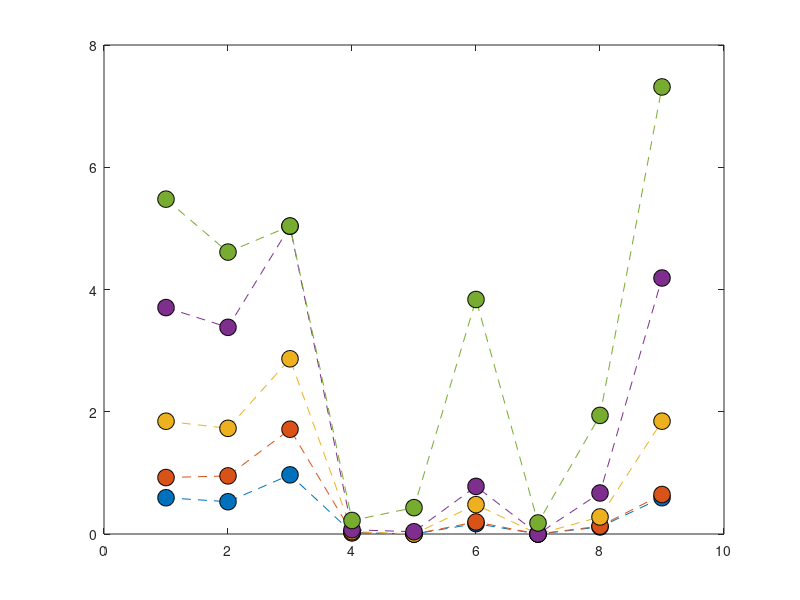

The MATLAB source for this figure: (Note: this script raises an error after producing the figure.)
clear;
close all;
%AS3959 firebrand flux Forest FDI80

Firebrand_flux_BAL12p5 = [0.593260309	0.528132596	0.96759109	0.023497675	0	0.169745094	0	0.115022842	0.593642628];
Firebrand_flux_BAL19 = [0.923430195	0.950884473	1.71381427	0.019139973	0	0.197228221	0	0.129165515	0.646054811];
Firebrand_flux_BAL29 = [1.844660432	1.728889684	2.866178231	0.03966256	0	0.480336338	0	0.278873725	1.845629821];
Firebrand_flux_BAL40 = [3.704399381	3.381064967	5.034410441	0.069489459	0.037058872	0.778865818	0	0.670716466	4.188225862];
Firebrand_flux_BALFZ = [5.477999488	4.611970707	5.039193822	0.221337938	0.43125035	3.836539806	0.180675784	1.940415426	7.313829821];


plot([Firebrand_flux_BAL12p5],'o--','MarkerSize',12,'MarkerEdgeColor','black','MarkerFaceColor',[0, 0.4470, 0.7410]);
hold on
plot([Firebrand_flux_BAL19],'o--','MarkerSize',12,'MarkerEdgeColor','black','MarkerFaceColor',[0.8500, 0.3250, 0.0980]);
plot([Firebrand_flux_BAL29],'o--','MarkerSize',12,'MarkerEdgeColor','black','MarkerFaceColor',[0.9290, 0.6940, 0.1250]);
plot([Firebrand_flux_BAL40],'o--','MarkerSize',12,'MarkerEdgeColor','black','MarkerFaceColor',[0.4940, 0.1840, 0.5560]);
plot([Firebrand_flux_BALFZ],'o--','MarkerSize',12,'MarkerEdgeColor','black','MarkerFaceColor',[0.4660, 0.6740, 0.1880]);



ax = gca;
ax.XTickLabels = {'House','Roof','Gutter','Sub-floor','Door','Deck','Window','House back','stairs'};
grid on;


box on
xtickangle(45)
xlabel('Location','FontWeight','bold','FontSize',20,...
    'FontName','Calibri');
ylabel('Firebrand flux (pcs.m^{-2}.s^{-1})','FontWeight','bold','FontSize',20,...
    'FontName','Calibri');

set(gca,'fontsize',18);

legend('BAL 12.5','BAL 19','BAL 29','BAL 40','BAL FZ')